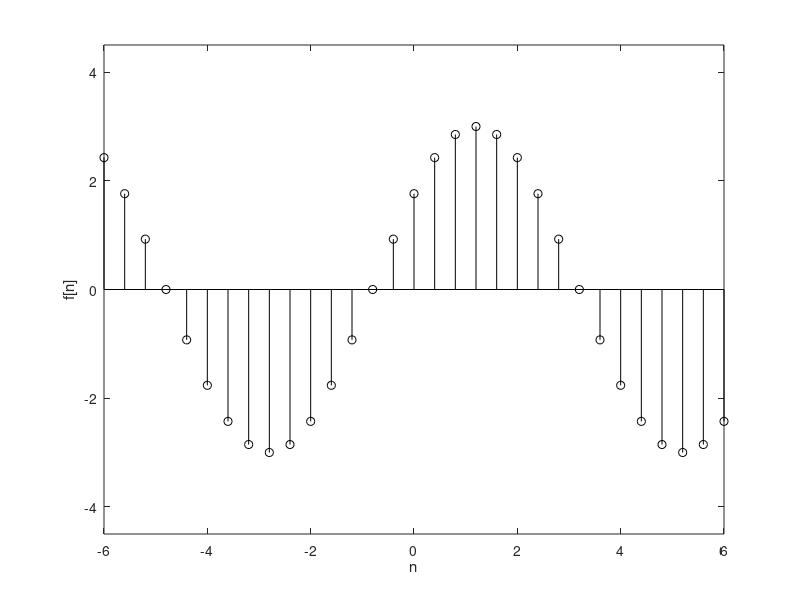

The MATLAB script that drew this image:
close all
clear
clc

n = -6:0.4:6;
A = 3;
w = 2*pi*0.125;
y = A*sin(w*n+pi/5);

gambar1 = figure;
stem(n,y,'k')
axis([-6 6 -4.5 4.5])
xlabel('n')
ylabel('f[n]')